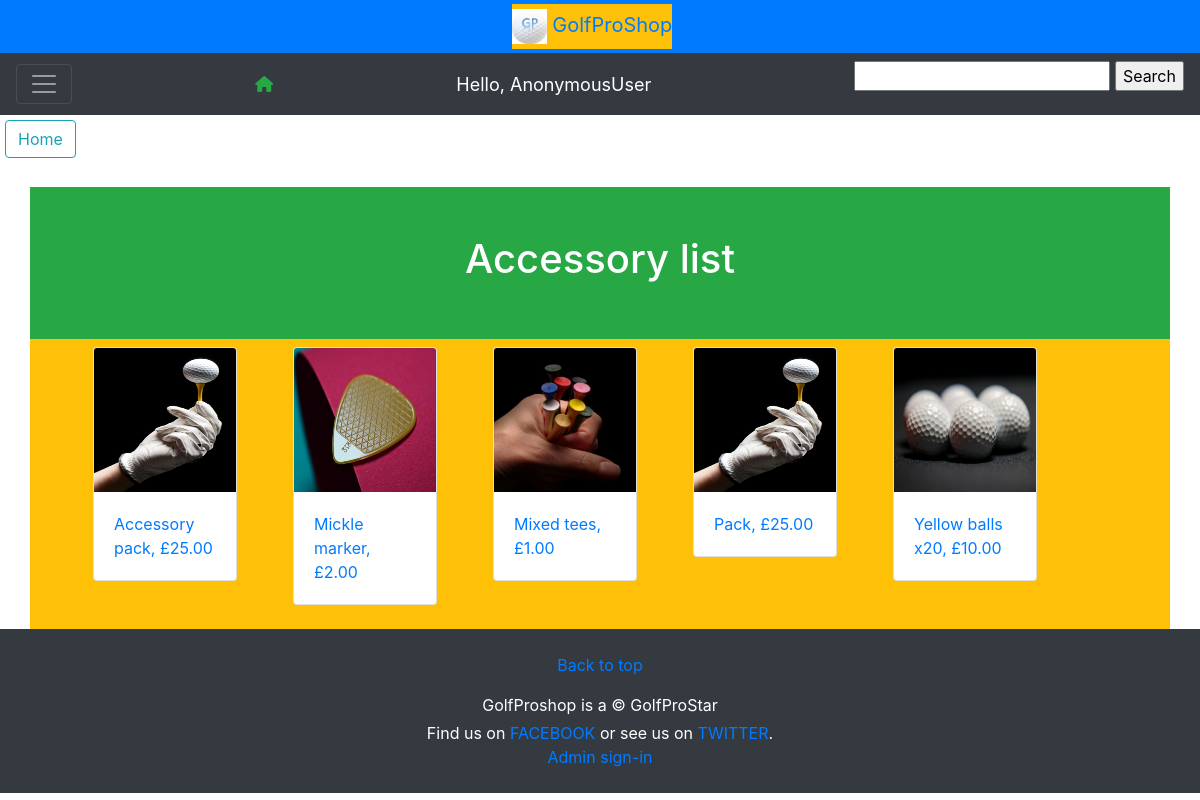
The app's page /ProductListAccess/ with its own data.
### golfshop/models.py (models this page shows, shortened)
class Product(models.Model):
    BRAND_CHOICES = (('WIL','Wilson'),('PK','Pike'),('FZ','Frazer'))
    GRIPDIRECTION_CHOICES = (('LH','Left hand'),('RH','Right hand'))
    CLUB_TYPE_CHOICES = [
        ('OTHER', (
            ('F','FullSet'),('H','HalfSet'),
            ('DR','Driver'),('W','Wedge'),('P','Putter'),('F','Fairway')
            )
        ),
        ('IRON', (
            ('3i','3 iron'),('4i','4 iron'),('5i','5 iron'),('6i','6 iron'),
            ('7i','7 iron'),('8i','8 iron')
            )
        ),
        ]
    GENDER_CHOICES= (('L','Ladies'),('M','Mens'),('J','Juniors'))
    SIZE_CHOICES= (('SM','Short'),('M','Medium'),('L','Large'))
    STOCKCONDITION= (('OOS','Out of stock'),('IS','In stock'))
    CATEGORY_CHOICES= (('A','Accessory'),('C','Club'),('S','SetOfClubs'))
    image= models.ImageField(upload_to='images/', blank=True)
    name= models.CharField(max_length=20, blank=True)
    brand= models.CharField(max_length=20, choices=BRAND_CHOICES, blank=True)
    category= models.CharField(max_length=20, choices=CATEGORY_CHOICES, blank=True)
    type= models.CharField(max_length=20, choices=CLUB_TYPE_CHOICES, blank=True)
    summary= models.CharField(max_length=200, blank=True)
    size= models.CharField(max_length=10, choices=SIZE_CHOICES, blank=True)
    gripDirection= models.CharField(max_length=10, choices=GRIPDIRECTION_CHOICES, blank=True)
    gender= models.CharField(max_length=10, choices=GENDER_CHOICES, blank=True)
    price= models.DecimalField(max_digits=6, decimal_places=2)
    stockCondition= models.CharField(max_length=10, choices=STOCKCONDITION, default='IS')
    quantity= models.PositiveIntegerField(default=0)

### golfshop/views.py (the view)
# urls.py: path('ProductListAccess/', golfshop.views.accessory, name="ProductListAccess"),
def accessory(request):
    try:
        queryset = Product.objects.filter(category__startswith='A').order_by("name")
    except Product.DoesNotExist:
        raise Http404("Club not found")
    return render(request, 'ProductListAccess.html', {'product':queryset,})

### golfshop/templates/ProductListAccess.html (shortened to what this page needs)
{% extends 'Base.html' %}
{% load static %}
{% block content %}
<a href="{% url 'Home' %}" class="btn btn-outline-info" style="margin:5px" role="button">Home</a>
<br>
<br>
<div class="container bg-success text-white text-center p-5" >
        <h1>Accessory list</h1>
</div>
<div class="container  bg-warning text-dark ">
    <div style="display: flex; flex-direction: row; flex-wrap: wrap">
    {% for product in product %}
        <ul>
            <div class="card" style="width: 9rem;  margin: 8px">
                <img src="{{ product.image.url }}" class="card-img-top" style="height: 9rem" alt="accessories">
                    <div class="card-body">
                        <a href="{% url 'SingleProduct' product.id %}">
                            {{product.name | capfirst}}, £{{product.price }}
                        </a>
                    </div>
            </div>
        </ul>
    {% endfor %}
    </div>
</div>
{% endblock %}

### records on screen
Product: image (picture), name "Accessory pack", price "25.00"
Product: image (picture), name "Mickle marker", price "2.00"
Product: image (picture), name "Mixed tees", price "1.00"
Product: image (picture), name "Pack", price "25.00"
Product: image (picture), name "Yellow balls x20", price "10.00"

### other values on screen
{{ request.user }} "AnonymousUser"
